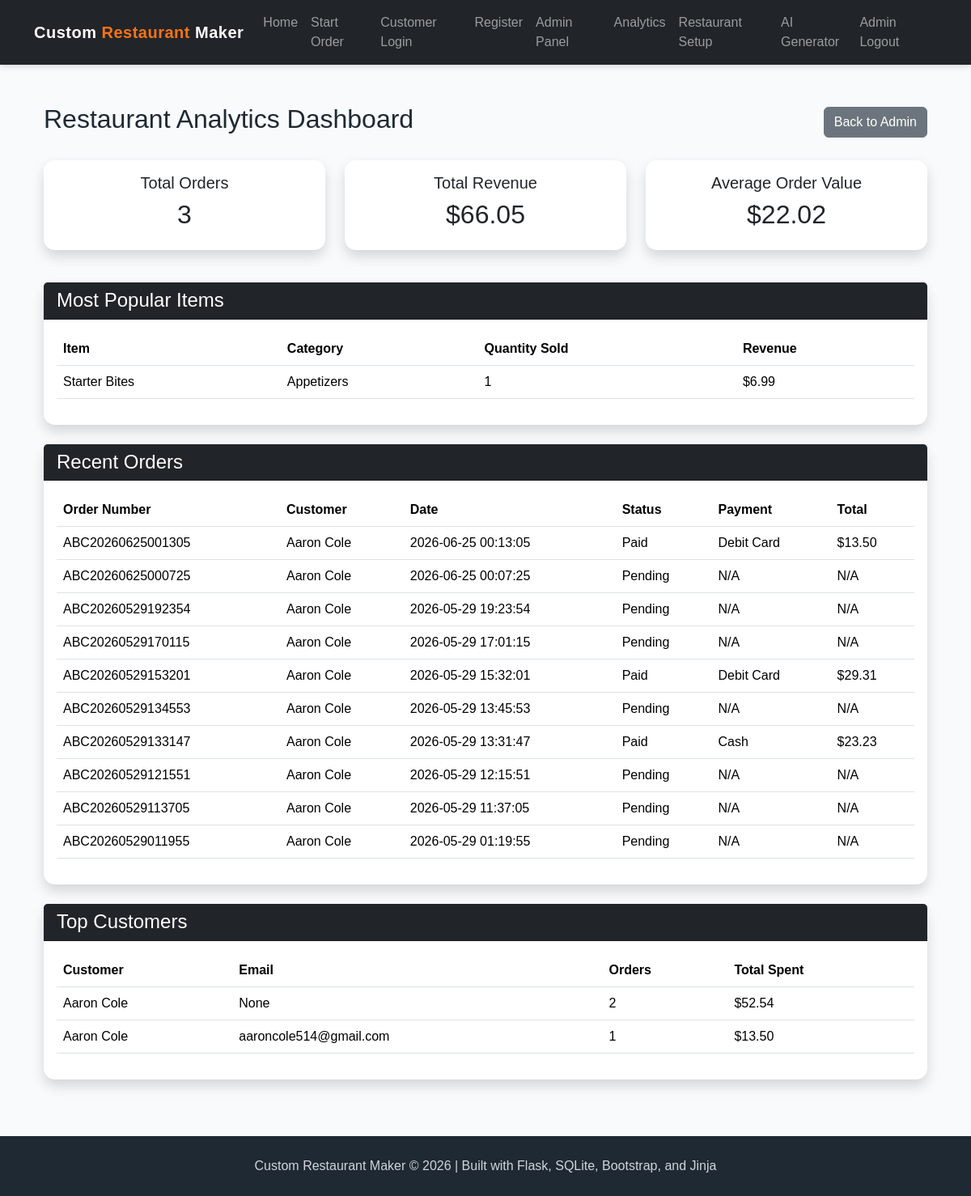
/admin/analytics (signed in), run on an earlier commit of the app's database.
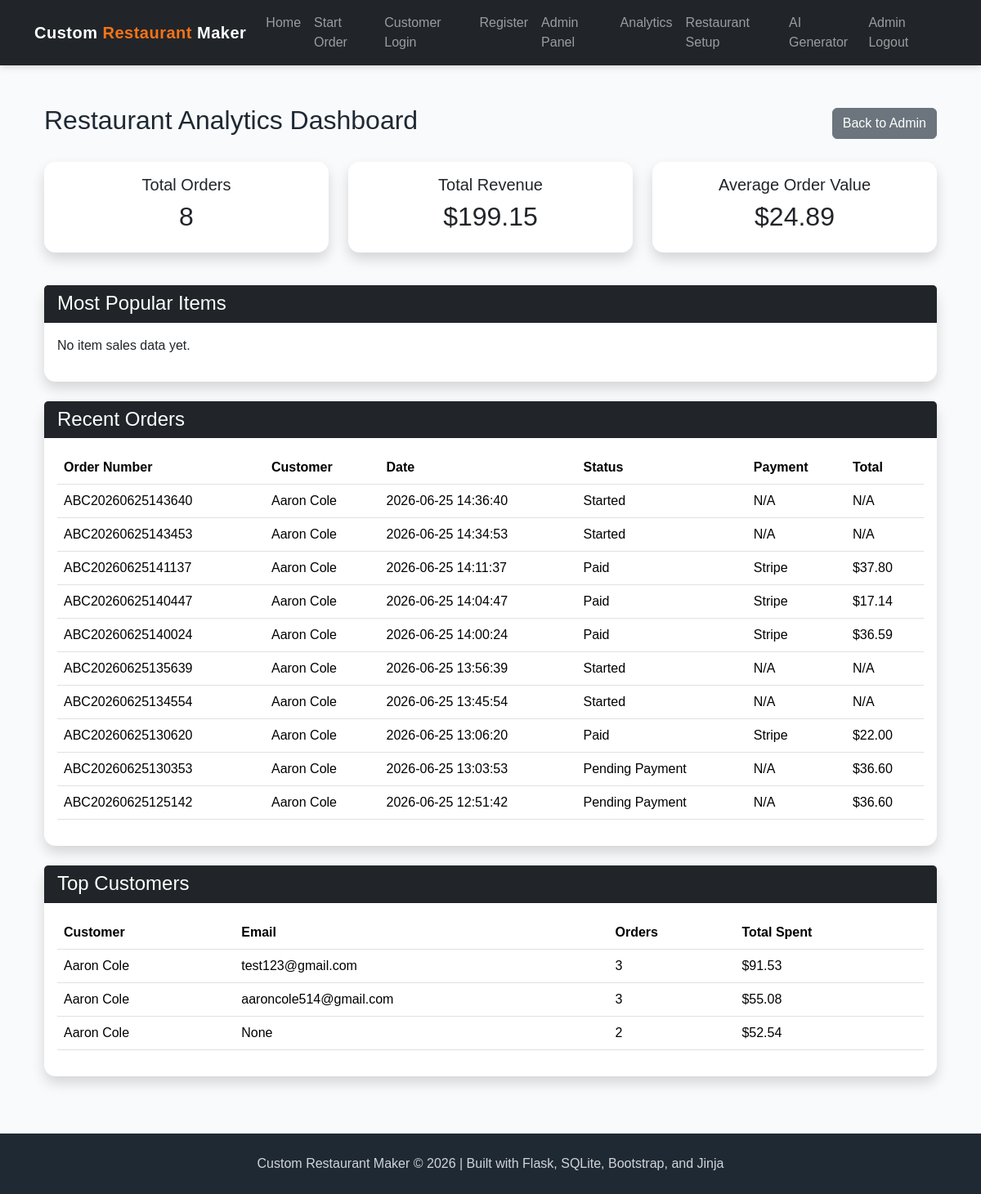
And on a later commit of the database.
### app.py (models this page shows)
class Menu(db.Model):
    __tablename__ = "menu"
    menu_id = db.Column(db.Integer, primary_key=True)
    name = db.Column(db.String(150), nullable=False)
    category = db.Column(db.String(100), nullable=False)
    price = db.Column(db.Float, nullable=False)
    description = db.Column(db.Text)
    image_filename = db.Column(db.String(255))
    image_url = db.Column(db.Text)

class Order(db.Model):
    __tablename__ = "orders"
    order_id = db.Column(db.Integer, primary_key=True)
    customer_id = db.Column(db.Integer, db.ForeignKey("customers.customer_id"))
    order_number = db.Column(db.String(100), unique=True, nullable=False)
    date_time = db.Column(db.String(50))
    status = db.Column(db.String(50))
    payment_method = db.Column(db.String(50))
    total_amount = db.Column(db.Float)
    stripe_session_id = db.Column(db.String(255))
    stripe_payment_status = db.Column(db.String(100))

class Customer(db.Model):
    __tablename__ = "customers"
    customer_id = db.Column(db.Integer, primary_key=True)
    name = db.Column(db.String(100), nullable=False)
    street_address = db.Column(db.String(200))
    city = db.Column(db.String(100))
    state = db.Column(db.String(50))
    zip_code = db.Column(db.String(20))
    phone_number = db.Column(db.String(30))
    email = db.Column(db.String(150), unique=True)
    password_hash = db.Column(db.Text)
    created_at = db.Column(db.String(50))

### app.py (the view)
@app.route("/admin/analytics")
def admin_analytics():
    if not session.get("admin_logged_in"):
        flash("Please log in to view analytics.", "warning")
        return redirect("/login")
    total_orders = (
        db.session.query(db.func.count(Order.order_id))
        .filter(Order.status == "Paid")
        .scalar()
    ) or 0
    total_revenue = (
        db.session.query(db.func.coalesce(db.func.sum(Order.total_amount), 0))
        .filter(Order.status == "Paid")
        .scalar()
    ) or 0
    average_order_value = (
        db.session.query(db.func.coalesce(db.func.avg(Order.total_amount), 0))
        .filter(Order.status == "Paid")
        .scalar()
    ) or 0
    summary = {
        "total_orders": total_orders,
        "total_revenue": total_revenue,
        "average_order_value": average_order_value
    }
    popular_items = (
        db.session.query(
            Menu.name.label("name"),
            Menu.category.label("category"),
            db.func.sum(OrderItem.quantity).label("total_sold"),
            db.func.sum(OrderItem.quantity * Menu.price).label("item_revenue")
        )
        .join(OrderItem, Menu.menu_id == OrderItem.menu_id)
        .group_by(Menu.menu_id, Menu.name, Menu.category)
        .order_by(db.func.sum(OrderItem.quantity).desc())
        .limit(5)
        .all()
    )
    recent_orders = (
        db.session.query(
            Order.order_number.label("order_number"),
            Order.date_time.label("date_time"),
            Order.status.label("status"),
            Order.payment_method.label("payment_method"),
            Order.total_amount.label("total_amount"),
            Customer.name.label("customer_name")
        )
        .join(Customer, Order.customer_id == Customer.customer_id)
        .order_by(Order.date_time.desc())
        .limit(10)
        .all()
    )
    top_customers = (
        db.session.query(
            Customer.name.label("name"),
            Customer.email.label("email"),
            db.func.count(Order.order_id).label("order_count"),
            db.func.coalesce(db.func.sum(Order.total_amount), 0).label("total_spent")
        )
        .join(Order, Customer.customer_id == Order.customer_id)
        .filter(Order.status == "Paid")
        .group_by(Customer.customer_id, Customer.name, Customer.email)
        .order_by(db.func.coalesce(db.func.sum(Order.total_amount), 0).desc())
        .limit(5)
        .all()
    )
    return render_template(
        "admin_analytics.html",
        summary=summary,
        popular_items=popular_items,
        recent_orders=recent_orders,
        top_customers=top_customers
    )

### templates/admin_analytics.html (shortened to what the changed rows need)
{% extends "base.html" %}
{% block content %}
<div class="container mt-5">
    <div class="d-flex justify-content-between align-items-center mb-4">
        <h2>Restaurant Analytics Dashboard</h2>
    </div>
    <div class="row mb-4">
        <div class="col-md-4 mb-3">
            <div class="card shadow text-center">
                <div class="card-body">
                    <h5>Total Orders</h5>
                    <h2>{{ summary["total_orders"] }}</h2>
                </div>
            </div>
        </div>
        <div class="col-md-4 mb-3">
            <div class="card shadow text-center">
                <div class="card-body">
                    <h5>Total Revenue</h5>
                    <h2>${{ "%.2f"|format(summary["total_revenue"]) }}</h2>
                </div>
            </div>
        </div>
        <div class="col-md-4 mb-3">
            <div class="card shadow text-center">
                <div class="card-body">
                    <h5>Average Order Value</h5>
                    <h2>${{ "%.2f"|format(summary["average_order_value"]) }}</h2>
                </div>
            </div>
        </div>
    </div>
    <div class="card shadow mb-4">
        <div class="card-body">
            {% if popular_items %}
                <table class="table table-hover align-middle">
                    <thead>
                        <tr>
                            <th>Item</th>
                            <th>Category</th>
                            <th>Quantity Sold</th>
                            <th>Revenue</th>
                        </tr>
                    </thead>
                    <tbody>
                        {% for item in popular_items %}
                        <tr>
                            <td>{{ item["name"] }}</td>
                            <td>{{ item["category"] }}</td>
                            <td>{{ item["total_sold"] }}</td>
                            <td>${{ "%.2f"|format(item["item_revenue"]) }}</td>
                        </tr>
                        {% endfor %}
                    </tbody>
                </table>
            {% else %}
                <p>No item sales data yet.</p>
            {% endif %}
        </div>
    </div>
    <div class="card shadow mb-4">
        <div class="card-body">
            {% if recent_orders %}
                <table class="table table-hover align-middle">
                    <thead>
                        <tr>
                            <th>Order Number</th>
                            <th>Customer</th>
                            <th>Date</th>
                            <th>Status</th>
                            <th>Payment</th>
                            <th>Total</th>
                        </tr>
                    </thead>
                    <tbody>
                        {% for order in recent_orders %}
                        <tr>
                            <td>{{ order["order_number"] }}</td>
                            <td>{{ order["customer_name"] }}</td>
                            <td>{{ order["date_time"] }}</td>
                            <td>{{ order["status"] or "Pending" }}</td>
                            <td>{{ order["payment_method"] or "N/A" }}</td>
                            <td>
                                {% if order["total_amount"] %}
                                    ${{ "%.2f"|format(order["total_amount"]) }}
                                {% else %}
                                    N/A
                                {% endif %}
                            </td>
                        </tr>
                        {% endfor %}
                    </tbody>
                </table>
            {% else %}
                <p>No recent orders yet.</p>
            {% endif %}
        </div>
    </div>
    <div class="card shadow mb-5">
        <div class="card-body">
            {% if top_customers %}
                <table class="table table-hover align-middle">
                    <thead>
                        <tr>
                            <th>Customer</th>
                            <th>Email</th>
                            <th>Orders</th>
                            <th>Total Spent</th>
                        </tr>
                    </thead>
                    <tbody>
                        {% for customer in top_customers %}
                        <tr>
                            <td>{{ customer["name"] }}</td>
                            <td>{{ customer["email"] }}</td>
                            <td>{{ customer["order_count"] }}</td>
                            <td>${{ "%.2f"|format(customer["total_spent"]) }}</td>
                        </tr>
                        {% endfor %}
                    </tbody>
                </table>
            {% else %}
                <p>No customer spending data yet.</p>
            {% endif %}
        </div>
    </div>
</div>
{% endblock %}

What changed in the data, as far as the page shows it:
removed Menu: name "Starter Bites", category "Appetizers", total_sold "1", item_revenue "6.99"
no longer on this page (row unchanged): Order: order_number "ABC20260625001305", customer_name "Aaron Cole", date_time "2026-06-25 00:13:05", status "Paid", payment_method "Debit Card", total_amount "13.50"
no longer on this page (row unchanged): Order: order_number "ABC20260625000725", customer_name "Aaron Cole", date_time "2026-06-25 00:07:25", status "Pending", order "N/A"
no longer on this page (row unchanged): Order: order_number "ABC20260529192354", customer_name "Aaron Cole", date_time "2026-05-29 19:23:54", status "Pending", order "N/A"
no longer on this page (row unchanged): Order: order_number "ABC20260529170115", customer_name "Aaron Cole", date_time "2026-05-29 17:01:15", status "Pending", order "N/A"
no longer on this page (row unchanged): Order: order_number "ABC20260529153201", customer_name "Aaron Cole", date_time "2026-05-29 15:32:01", status "Paid", payment_method "Debit Card", total_amount "29.31"
no longer on this page (row unchanged): Order: order_number "ABC20260529134553", customer_name "Aaron Cole", date_time "2026-05-29 13:45:53", status "Pending", order "N/A"
no longer on this page (row unchanged): Order: order_number "ABC20260529133147", customer_name "Aaron Cole", date_time "2026-05-29 13:31:47", status "Paid", payment_method "Cash", total_amount "23.23"
no longer on this page (row unchanged): Order: order_number "ABC20260529121551", customer_name "Aaron Cole", date_time "2026-05-29 12:15:51", status "Pending", order "N/A"
no longer on this page (row unchanged): Order: order_number "ABC20260529113705", customer_name "Aaron Cole", date_time "2026-05-29 11:37:05", status "Pending", order "N/A"
no longer on this page (row unchanged): Order: order_number "ABC20260529011955", customer_name "Aaron Cole", date_time "2026-05-29 01:19:55", status "Pending", order "N/A"
added Order: order_number "ABC20260625143640", customer_name "Aaron Cole", date_time "2026-06-25 14:36:40", status "Started", order "N/A", total_amount "N/A"
added Order: order_number "ABC20260625143453", customer_name "Aaron Cole", date_time "2026-06-25 14:34:53", status "Started", order "N/A", total_amount "N/A"
added Order: order_number "ABC20260625141137", customer_name "Aaron Cole", date_time "2026-06-25 14:11:37", status "Paid", payment_method "Stripe", total_amount "37.80"
added Order: order_number "ABC20260625140447", customer_name "Aaron Cole", date_time "2026-06-25 14:04:47", status "Paid", payment_method "Stripe", total_amount "17.14"
added Order: order_number "ABC20260625140024", customer_name "Aaron Cole", date_time "2026-06-25 14:00:24", status "Paid", payment_method "Stripe", total_amount "36.59"
added Order: order_number "ABC20260625135639", customer_name "Aaron Cole", date_time "2026-06-25 13:56:39", status "Started", order "N/A", total_amount "N/A"
added Order: order_number "ABC20260625134554", customer_name "Aaron Cole", date_time "2026-06-25 13:45:54", status "Started", order "N/A", total_amount "N/A"
added Order: order_number "ABC20260625130620", customer_name "Aaron Cole", date_time "2026-06-25 13:06:20", status "Paid", payment_method "Stripe", total_amount "22.00"
added Order: order_number "ABC20260625130353", customer_name "Aaron Cole", date_time "2026-06-25 13:03:53", status "Pending Payment", order "N/A", total_amount "36.60"
added Order: order_number "ABC20260625125142", customer_name "Aaron Cole", date_time "2026-06-25 12:51:42", status "Pending Payment", order "N/A", total_amount "36.60"
added Customer: name "Aaron Cole", email "test123@gmail.com", order_count "3", total_spent "91.53"
shown differently, row unchanged: Customer "aaroncole514@gmail.com": order_count "1" → "3"; total_spent "13.50" → "55.08"; moves up the list
Also different on the page:
{{ summary["total_orders"] }}: "3" → "8"
{{ "%.2f"|format(summary["total_revenue"]) }}: "66.05" → "199.15"
{{ "%.2f"|format(summary["average_order_value"]) }}: "22.02" → "24.89"
text no longer shown: "Item Category Quantity Sold Revenue"
text now shown: "No item sales data yet."
